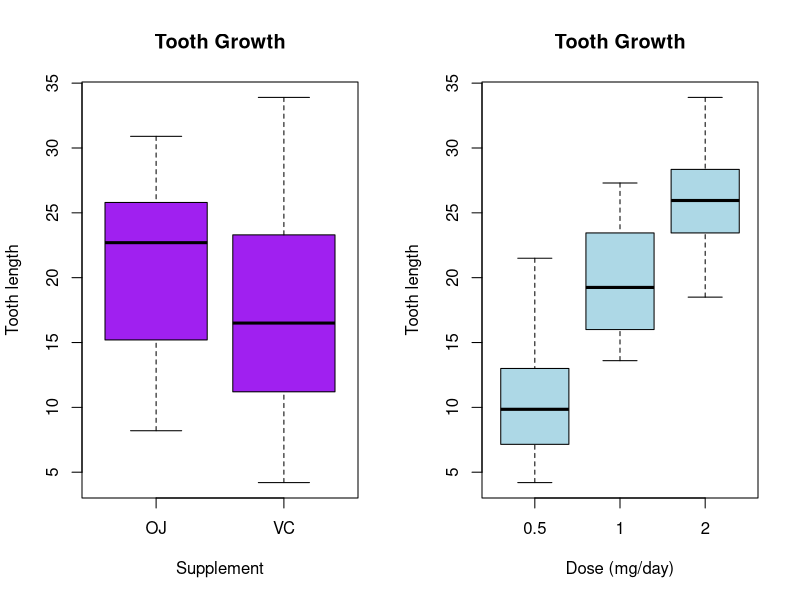

Generate this figure with R:
## ---- chunk 1
library(datasets)
data(ToothGrowth)
## ---- chunk 2
summary(ToothGrowth) #Summary statistics of each variable.
## ---- chunk 3
par(mfrow=c(1,2))
boxplot(len~supp, data=ToothGrowth, col="purple", main= "Tooth Growth", xlab= "Supplement", ylab= "Tooth length") ##Length based on supplement type
boxplot(len~dose, data=ToothGrowth, col="lightblue", main= "Tooth Growth", xlab= "Dose (mg/day)", ylab= "Tooth length") ##Length based on dose level
## ---- chunk 4
t.test(len~supp, data=ToothGrowth)
## ---- chunk 5
dose_0.5_1.0 <- subset(ToothGrowth, dose %in% c(0.5,1.0))
t.test(len~dose, data=dose_0.5_1.0)
## ---- chunk 6
dose_0.5_2.0 <- subset(ToothGrowth, dose %in% c(0.5,2.0))
t.test(len~dose, data=dose_0.5_2.0)
## ---- chunk 7
dose_1.0_2.0 <- subset(ToothGrowth, dose %in% c(1.0, 2.0))
t.test(len~dose, data=dose_1.0_2.0)
